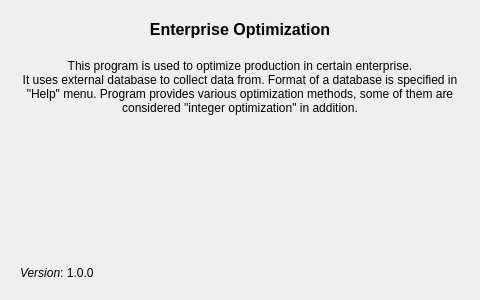
<?xml version="1.0" encoding="UTF-8"?>
<ui version="4.0">
 <class>AboutProgramDialog</class>
 <widget class="QDialog" name="AboutProgramDialog">
  <property name="geometry">
   <rect>
    <x>0</x>
    <y>0</y>
    <width>480</width>
    <height>300</height>
   </rect>
  </property>
  <property name="windowTitle">
   <string>About</string>
  </property>
  <property name="locale">
   <locale language="English" country="UnitedStates"/>
  </property>
  <layout class="QVBoxLayout" name="verticalLayout">
   <property name="spacing">
    <number>20</number>
   </property>
   <property name="leftMargin">
    <number>20</number>
   </property>
   <property name="topMargin">
    <number>20</number>
   </property>
   <property name="rightMargin">
    <number>20</number>
   </property>
   <property name="bottomMargin">
    <number>20</number>
   </property>
   <item>
    <widget class="QLabel" name="label">
     <property name="sizePolicy">
      <sizepolicy hsizetype="Preferred" vsizetype="Fixed">
       <horstretch>0</horstretch>
       <verstretch>0</verstretch>
      </sizepolicy>
     </property>
     <property name="text">
      <string notr="true">&lt;html&gt;&lt;head/&gt;&lt;body&gt;&lt;p align=&quot;center&quot;&gt;&lt;span style=&quot; font-size:12pt; font-weight:600;&quot;&gt;Enterprise Optimization&lt;/span&gt;&lt;/p&gt;&lt;/body&gt;&lt;/html&gt;</string>
     </property>
     <property name="textFormat">
      <enum>Qt::RichText</enum>
     </property>
     <property name="scaledContents">
      <bool>false</bool>
     </property>
     <property name="alignment">
      <set>Qt::AlignCenter</set>
     </property>
     <property name="wordWrap">
      <bool>true</bool>
     </property>
    </widget>
   </item>
   <item>
    <widget class="QLabel" name="label_2">
     <property name="sizePolicy">
      <sizepolicy hsizetype="Preferred" vsizetype="Expanding">
       <horstretch>0</horstretch>
       <verstretch>0</verstretch>
      </sizepolicy>
     </property>
     <property name="text">
      <string>This program is used to optimize production in certain enterprise.
It uses external database to collect data from. Format of a database is specified in &quot;Help&quot; menu. Program provides various optimization methods, some of them are considered &quot;integer optimization&quot; in addition.</string>
     </property>
     <property name="textFormat">
      <enum>Qt::PlainText</enum>
     </property>
     <property name="alignment">
      <set>Qt::AlignHCenter|Qt::AlignTop</set>
     </property>
     <property name="wordWrap">
      <bool>true</bool>
     </property>
    </widget>
   </item>
   <item>
    <widget class="QLabel" name="label_3">
     <property name="sizePolicy">
      <sizepolicy hsizetype="Preferred" vsizetype="Fixed">
       <horstretch>0</horstretch>
       <verstretch>0</verstretch>
      </sizepolicy>
     </property>
     <property name="text">
      <string>&lt;html&gt;&lt;head/&gt;&lt;body&gt;&lt;p&gt;&lt;span style=&quot; font-style:italic;&quot;&gt;Version&lt;/span&gt;: 1.0.0&lt;/p&gt;&lt;/body&gt;&lt;/html&gt;</string>
     </property>
     <property name="textFormat">
      <enum>Qt::RichText</enum>
     </property>
    </widget>
   </item>
  </layout>
 </widget>
 <resources/>
 <connections/>
</ui>
